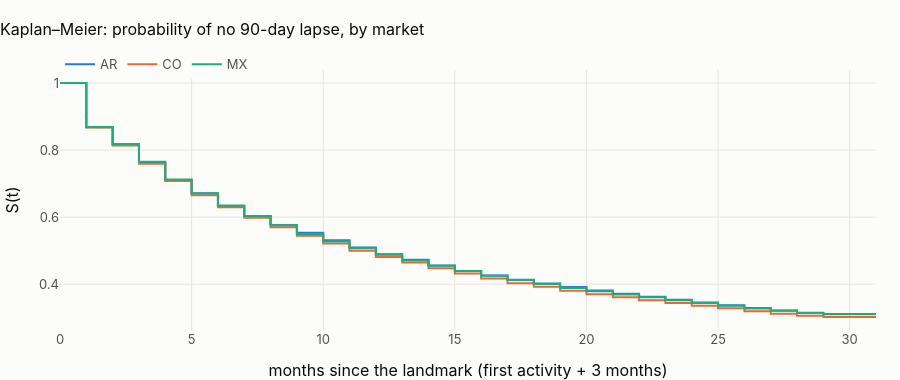

Notebook code cell kept with this figure:
### Code cell
km_rows = []
fig = go.Figure()
for grp in ["country_code", "segment", "digital_first3"]:
    for val, d in surv.groupby(grp):
        km = KaplanMeierFitter().fit(d.duration, d.lapsed, label=f"{grp}={val}")
        rmst = restricted_mean_survival_time(km, t=24)
        km_rows.append(
            {
                "group": grp,
                "value": str(val),
                "customers": len(d),
                "lapsed %": round(100 * d.lapsed.mean(), 1),
                "median months to lapse": km.median_survival_time_,
                "S(12)": round(float(km.predict(12)), 4),
                "RMST 24 months": round(float(rmst), 2),
            }
        )
        if grp == "country_code":
            fig.add_trace(
                go.Scatter(
                    x=km.survival_function_.index,
                    y=km.survival_function_.iloc[:, 0],
                    name=str(val),
                    line_shape="hv",
                )
            )
fig.update_layout(
    title="Kaplan–Meier: probability of no 90-day lapse, by market",
    xaxis_title="months since the landmark (first activity + 3 months)",
    yaxis_title="S(t)",
    height=380,
)
fig.show()
kmt = pd.DataFrame(km_rows)
lr = {
    grp: multivariate_logrank_test(surv.duration, surv[grp], surv.lapsed).p_value
    for grp in ["country_code", "segment", "digital_first3"]
}
kmt["logrank_p"] = kmt.group.map(lr)
show(kmt, paging=False)
display(
    Markdown(
        f"**Half of all customers have had a 90-day lapse after {KaplanMeierFitter().fit(surv.duration, surv.lapsed).median_survival_time_:.0f} "
        "months.** Log-rank tests by group: "
        + ", ".join(f"{k} p = {v:.3g}" for k, v in lr.items())
        + ". "
        + (
            "No group lapses at a different rate: market, segment and early digital use do not change how long a "
            "customer stays engaged."
            if all(p > 0.01 for p in lr.values())
            else f"Some differences are statistically significant (p < 0.01), but the survival at 12 months differs by "
            f"at most {100 * kmt.groupby('group')['S(12)'].agg(lambda x: x.max() - x.min()).max():.1f} points between "
            "groups: with 134,000 customers a negligible difference is detectable. Significant, not material: no group "
            "needs its own retention treatment."
            if kmt.groupby("group")["S(12)"].agg(lambda x: x.max() - x.min()).max() < 0.02
            else "Some groups lapse at materially different rates: see the table."
        )
    )
)

### Figure 1 — Plotly figure (JSON) as saved in the notebook; plotly's stock layout.template omitted (floating-point values rounded to 4 significant figures)
{"data": [{"line": {"shape": "hv"}, "name": "AR", "type": "scatter", "x": [0.0, 1.0, 2.0, 3.0, 4.0, 5.0, 6.0, 7.0, 8.0, 9.0, 10.0, 11.0, 12.0, 13.0, 14.0, 15.0, 16.0, 17.0, 18.0, 19.0, 20.0, 21.0, 22.0, 23.0, 24.0, 25.0, 26.0, 27.0, 28.0, 29.0, 30.0, 31.0], "y": [1.0, 0.8677, 0.8149, 0.7617, 0.7108, 0.6715, 0.633, 0.6036, 0.576, 0.5536, 0.5307, 0.5091, 0.4891, 0.4726, 0.4557, 0.4396, 0.4257, 0.413, 0.402, 0.3912, 0.381, 0.3711, 0.3624, 0.3533, 0.3451, 0.3374, 0.3291, 0.3216, 0.3151, 0.3109, 0.3109, 0.3109]}, {"line": {"shape": "hv"}, "name": "CO", "type": "scatter", "x": [0.0, 1.0, 2.0, 3.0, 4.0, 5.0, 6.0, 7.0, 8.0, 9.0, 10.0, 11.0, 12.0, 13.0, 14.0, 15.0, 16.0, 17.0, 18.0, 19.0, 20.0, 21.0, 22.0, 23.0, 24.0, 25.0, 26.0, 27.0, 28.0, 29.0, 30.0, 31.0], "y": [1.0, 0.867, 0.8136, 0.7591, 0.7077, 0.6651, 0.6296, 0.598, 0.5696, 0.5444, 0.5212, 0.4997, 0.4808, 0.4647, 0.4475, 0.4319, 0.4168, 0.4028, 0.392, 0.3802, 0.3697, 0.3608, 0.3521, 0.3435, 0.3355, 0.3278, 0.3194, 0.312, 0.3061, 0.3021, 0.3021, 0.3021]}, {"line": {"shape": "hv"}, "name": "MX", "type": "scatter", "x": [0.0, 1.0, 2.0, 3.0, 4.0, 5.0, 6.0, 7.0, 8.0, 9.0, 10.0, 11.0, 12.0, 13.0, 14.0, 15.0, 16.0, 17.0, 18.0, 19.0, 20.0, 21.0, 22.0, 23.0, 24.0, 25.0, 26.0, 27.0, 28.0, 29.0, 30.0, 31.0], "y": [1.0, 0.8688, 0.8177, 0.765, 0.7121, 0.6707, 0.6349, 0.6032, 0.5756, 0.5495, 0.5275, 0.5069, 0.4877, 0.4706, 0.4548, 0.4389, 0.4253, 0.4122, 0.4008, 0.3889, 0.3787, 0.3695, 0.3608, 0.352, 0.3438, 0.3357, 0.3275, 0.3206, 0.3143, 0.31, 0.31, 0.31]}], "layout": {"height": 380, "title": {"text": "Kaplan–Meier: probability of no 90-day lapse, by market"}, "xaxis": {"title": {"text": "months since the landmark (first activity + 3 months)"}}, "yaxis": {"title": {"text": "S(t)"}}}}
